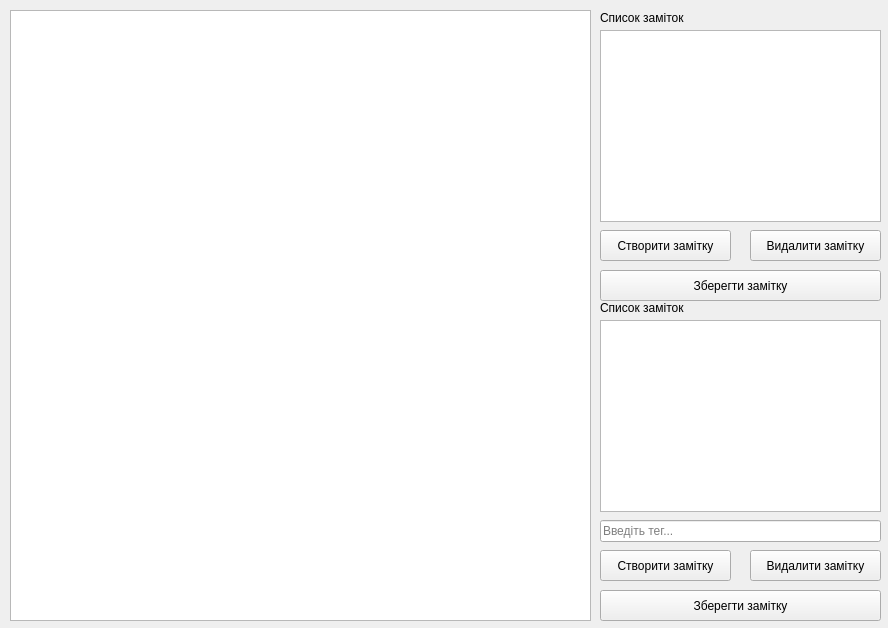
<?xml version="1.0" encoding="UTF-8"?>
<ui version="4.0">
 <class>Notes</class>
 <widget class="QMainWindow" name="Notes">
  <property name="geometry">
   <rect>
    <x>0</x>
    <y>0</y>
    <width>888</width>
    <height>628</height>
   </rect>
  </property>
  <property name="windowTitle">
   <string>MainWindow</string>
  </property>
  <widget class="QWidget" name="centralwidget">
   <widget class="QTextEdit" name="textEdit">
    <property name="geometry">
     <rect>
      <x>10</x>
      <y>10</y>
      <width>581</width>
      <height>611</height>
     </rect>
    </property>
   </widget>
   <widget class="QLabel" name="label">
    <property name="geometry">
     <rect>
      <x>600</x>
      <y>10</y>
      <width>88</width>
      <height>16</height>
     </rect>
    </property>
    <property name="text">
     <string>Список заміток</string>
    </property>
   </widget>
   <widget class="QListWidget" name="listWidget">
    <property name="geometry">
     <rect>
      <x>600</x>
      <y>30</y>
      <width>281</width>
      <height>192</height>
     </rect>
    </property>
   </widget>
   <widget class="QPushButton" name="pushButton_2">
    <property name="geometry">
     <rect>
      <x>600</x>
      <y>230</y>
      <width>131</width>
      <height>31</height>
     </rect>
    </property>
    <property name="text">
     <string>Створити замітку</string>
    </property>
   </widget>
   <widget class="QPushButton" name="pushButton_3">
    <property name="geometry">
     <rect>
      <x>750</x>
      <y>230</y>
      <width>131</width>
      <height>31</height>
     </rect>
    </property>
    <property name="text">
     <string>Видалити замітку</string>
    </property>
   </widget>
   <widget class="QPushButton" name="pushButton_4">
    <property name="geometry">
     <rect>
      <x>600</x>
      <y>270</y>
      <width>281</width>
      <height>31</height>
     </rect>
    </property>
    <property name="text">
     <string>Зберегти замітку</string>
    </property>
   </widget>
   <widget class="QPushButton" name="pushButton_5">
    <property name="geometry">
     <rect>
      <x>750</x>
      <y>550</y>
      <width>131</width>
      <height>31</height>
     </rect>
    </property>
    <property name="text">
     <string>Видалити замітку</string>
    </property>
   </widget>
   <widget class="QListWidget" name="listWidget_2">
    <property name="geometry">
     <rect>
      <x>600</x>
      <y>320</y>
      <width>281</width>
      <height>192</height>
     </rect>
    </property>
   </widget>
   <widget class="QLabel" name="label_2">
    <property name="geometry">
     <rect>
      <x>600</x>
      <y>300</y>
      <width>88</width>
      <height>16</height>
     </rect>
    </property>
    <property name="text">
     <string>Список заміток</string>
    </property>
   </widget>
   <widget class="QPushButton" name="pushButton_6">
    <property name="geometry">
     <rect>
      <x>600</x>
      <y>550</y>
      <width>131</width>
      <height>31</height>
     </rect>
    </property>
    <property name="text">
     <string>Створити замітку</string>
    </property>
   </widget>
   <widget class="QPushButton" name="pushButton_7">
    <property name="geometry">
     <rect>
      <x>600</x>
      <y>590</y>
      <width>281</width>
      <height>31</height>
     </rect>
    </property>
    <property name="text">
     <string>Зберегти замітку</string>
    </property>
   </widget>
   <widget class="QLineEdit" name="lineEdit">
    <property name="geometry">
     <rect>
      <x>600</x>
      <y>520</y>
      <width>281</width>
      <height>22</height>
     </rect>
    </property>
    <property name="placeholderText">
     <string>Введіть тег...</string>
    </property>
   </widget>
  </widget>
 </widget>
 <resources/>
 <connections/>
</ui>
